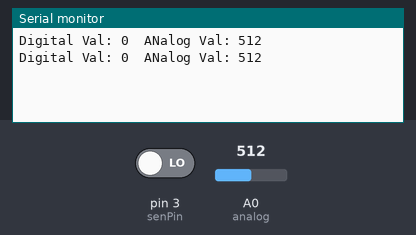
This sketch was run on a simulated Arduino Uno, built with avr-gcc and run on an emulated ATmega328P. Parts: the last lines printed to the serial monitor. The test bench sets the inputs (shaded band); at power-on: A0 (analog) = 512, pin 3 (senPin) LOW.

Above: at 1.8 s.
1.9 s: A0 (analog) set to 716
At 2.8 s:
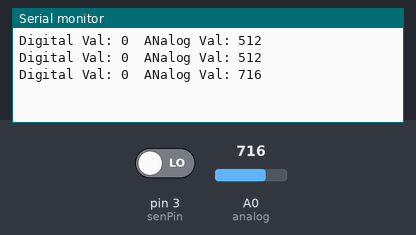
3.4 s: pin 3 (senPin) driven HIGH
At 4.7 s:
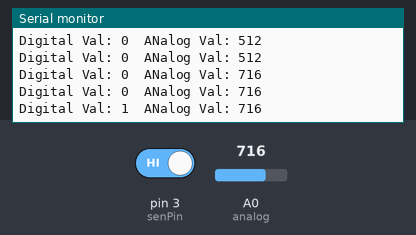
4.9 s: A0 (analog) set to 900
At 5.8 s:
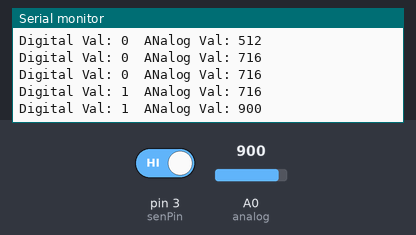
6.4 s: pin 3 (senPin) driven LOW
At 7.4 s:
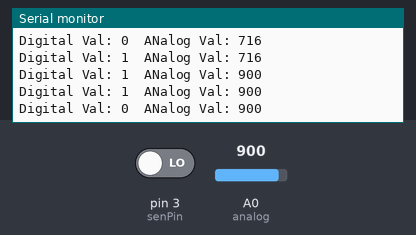
Timing chart, 0 to 8.9 s (numbered marks = the images above; inputs shaded):
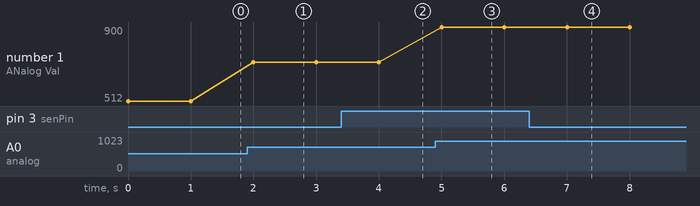

Measured:
- after the input at 1.9 s, the serial monitor: prints a new line after 0.10 s (image 1)
- after the input at 3.4 s, the serial monitor: prints a new line after 0.60 s (image 2)
- after the input at 4.9 s, the serial monitor: prints a new line after 0.10 s (image 3)
- after the input at 6.4 s, the serial monitor: prints a new line after 0.60 s (image 4)
- plotted number 1: 512 → 716 after the input at 1.9 s, 716 → 900 after the input at 4.9 s

The sketch:

sketch_nov08a.ino
```cpp
byte senPin = 3;
byte analog = 0 ;
void setup() {
    Serial.begin(9600);
    pinMode(senPin,INPUT);
 }

void loop() {
    Serial.print("Digital Val: ");
    Serial.print(digitalRead(senPin));
    Serial.print("  ANalog Val: ");
    Serial.println(analogRead(analog));
    delay(1000);
}
```
